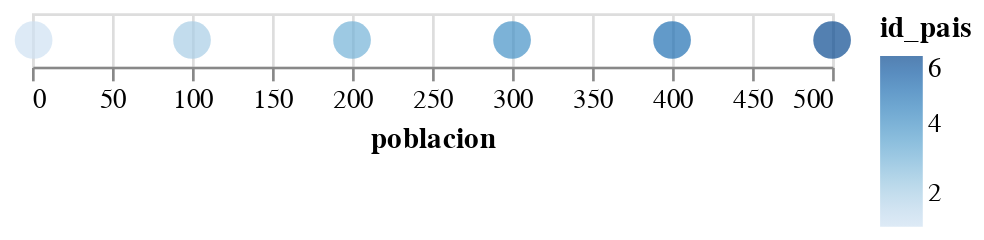

Notebook source saved alongside this figure:
### Code cell
categorical_chart

### Figure 1 — Vega-Lite specification as saved in the notebook (floating-point values rounded to 4 significant figures)
{"config": {"view": {"continuousWidth": 300, "continuousHeight": 300}}, "data": {"name": "data-096cbab8c11f8c43bdd8f345bf9badab"}, "mark": {"type": "circle", "size": 200}, "encoding": {"color": {"field": "id_pais", "type": "quantitative"}, "x": {"field": "poblacion", "type": "quantitative"}}, "$schema": "https://vega.github.io/schema/vega-lite/v5.8.0.json", "datasets": {"data-096cbab8c11f8c43bdd8f345bf9badab": [{"id_pais": 1, "poblacion": 1, "ingreso": 50}, {"id_pais": 2, "poblacion": 100, "ingreso": 50}, {"id_pais": 3, "poblacion": 200, "ingreso": 200}, {"id_pais": 4, "poblacion": 300, "ingreso": 300}, {"id_pais": 5, "poblacion": 400, "ingreso": 300}, {"id_pais": 6, "poblacion": 500, "ingreso": 450}]}}
